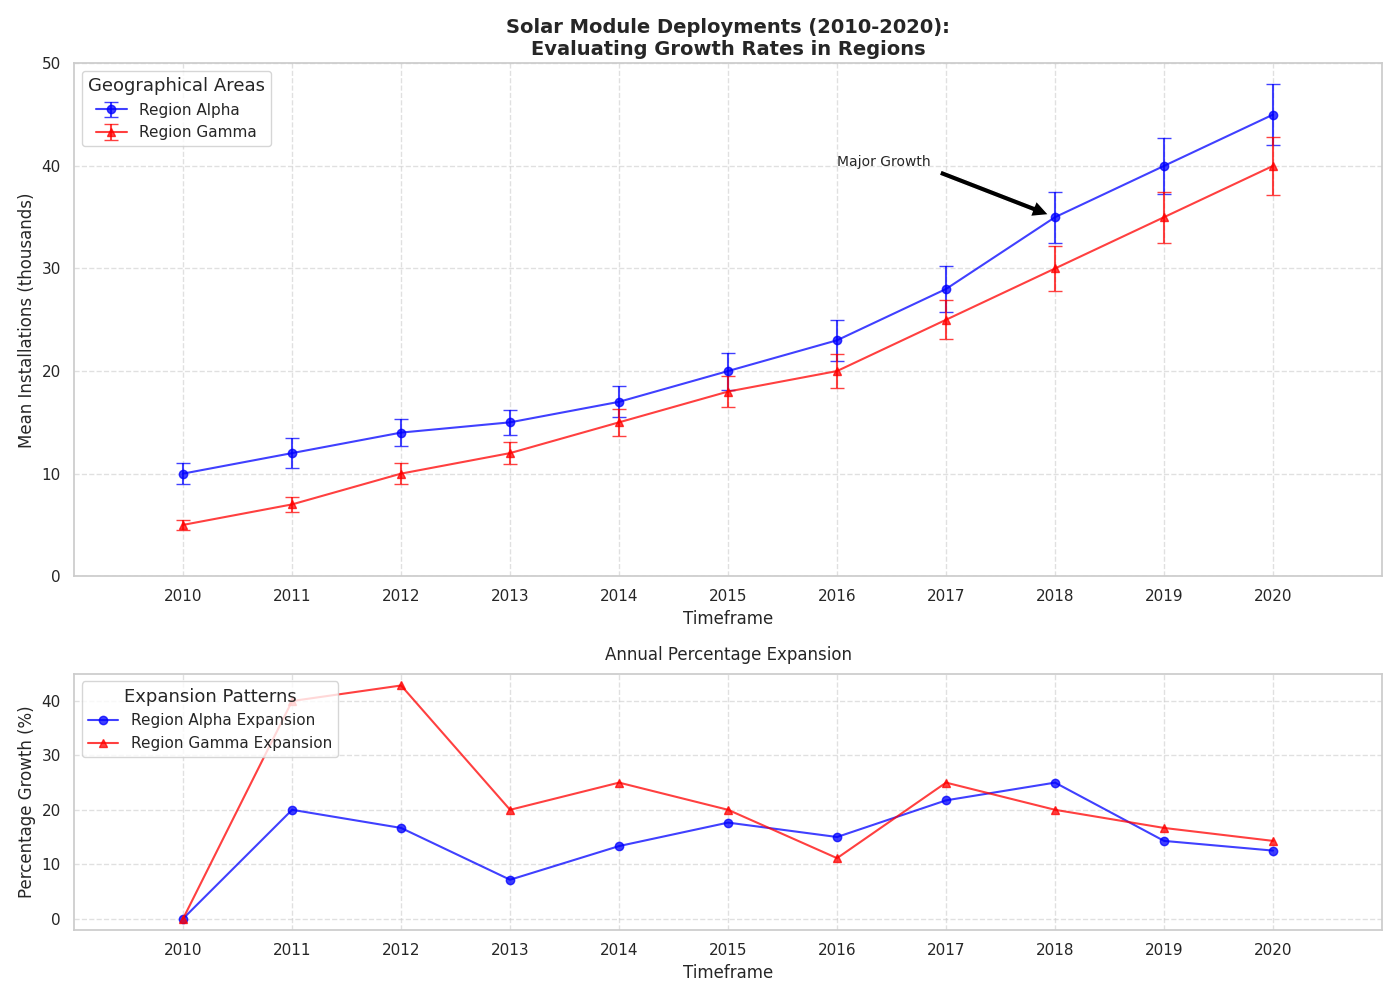

This figure's Python source:
import numpy as np
import matplotlib.pyplot as plt

years = np.arange(2010, 2021)

installations_state_a = np.array([10, 12, 14, 15, 17, 20, 23, 28, 35, 40, 45])
installations_state_c = np.array([5, 7, 10, 12, 15, 18, 20, 25, 30, 35, 40])

def calc_percentage_increase(data):
    return np.array([0] + [((data[i] - data[i-1]) / data[i-1]) * 100 for i in range(1, len(data))])

pct_increase_a = calc_percentage_increase(installations_state_a)
pct_increase_c = calc_percentage_increase(installations_state_c)

error_state_a = np.array([1.0, 1.5, 1.3, 1.2, 1.5, 1.8, 2.0, 2.2, 2.5, 2.7, 3.0])
error_state_c = np.array([0.5, 0.7, 1.0, 1.1, 1.3, 1.5, 1.7, 1.9, 2.2, 2.5, 2.8])

fig, ax = plt.subplots(2, 1, figsize=(14, 10), gridspec_kw={'height_ratios': [2, 1]})

ax[0].errorbar(years, installations_state_a, yerr=error_state_a, label='Region Alpha', fmt='-o', capsize=5, color='blue', alpha=0.75)
ax[0].errorbar(years, installations_state_c, yerr=error_state_c, label='Region Gamma', fmt='-^', capsize=5, color='red', alpha=0.75)

ax[0].set_title("Solar Module Deployments (2010-2020):\nEvaluating Growth Rates in Regions", fontsize=14, weight='bold')
ax[0].set_xlabel("Timeframe", fontsize=12)
ax[0].set_ylabel("Mean Installations (thousands)", fontsize=12)
ax[0].set_xticks(years)
ax[0].set_xlim(2009, 2021)
ax[0].set_ylim(0, 50)
ax[0].grid(True, linestyle='--', alpha=0.6)
ax[0].legend(title="Geographical Areas", title_fontsize='13', fontsize='11', loc='upper left', frameon=True)

ax[0].annotate('Major Growth', xy=(2018, 35), xytext=(2016, 40), arrowprops=dict(facecolor='black', shrink=0.05), fontsize=10)

ax[1].plot(years, pct_increase_a, '-o', label='Region Alpha Expansion', color='blue', alpha=0.75)
ax[1].plot(years, pct_increase_c, '-^', label='Region Gamma Expansion', color='red', alpha=0.75)

ax[1].set_title("Annual Percentage Expansion", fontsize=12, pad=10)
ax[1].set_xlabel("Timeframe", fontsize=12)
ax[1].set_ylabel("Percentage Growth (%)", fontsize=12)
ax[1].set_xticks(years)
ax[1].set_xlim(2009, 2021)
ax[1].grid(True, linestyle='--', alpha=0.6)
ax[1].legend(title="Expansion Patterns", title_fontsize='13', fontsize='11', loc='upper left', frameon=True)

plt.tight_layout()
plt.show()
